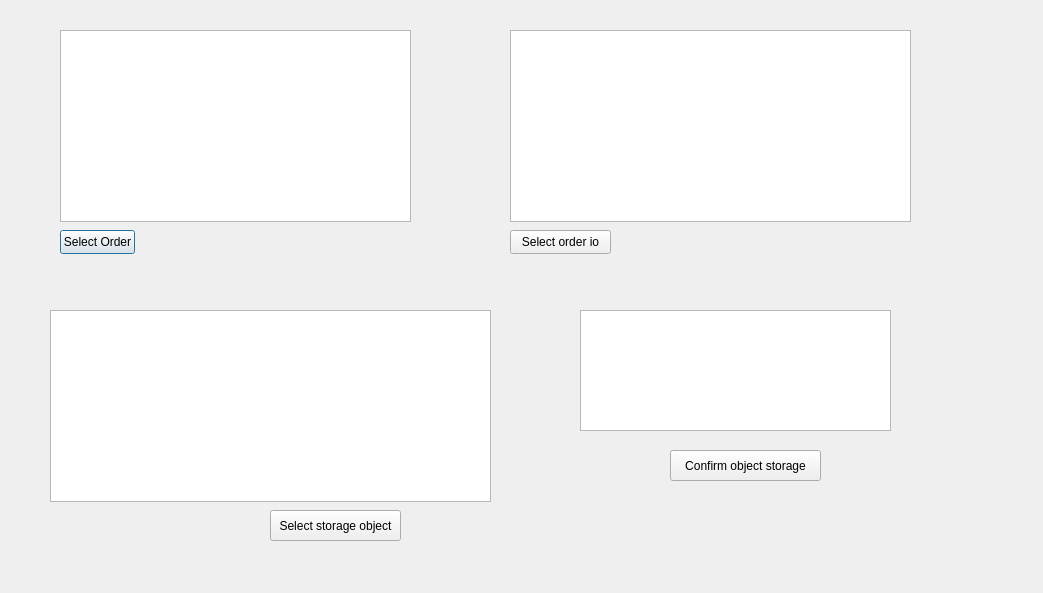
<?xml version="1.0" encoding="UTF-8"?>
<ui version="4.0">
 <class>ReciveOrder</class>
 <widget class="QDialog" name="ReciveOrder">
  <property name="geometry">
   <rect>
    <x>0</x>
    <y>0</y>
    <width>1043</width>
    <height>593</height>
   </rect>
  </property>
  <property name="windowTitle">
   <string>Dialog</string>
  </property>
  <widget class="QTableView" name="tableView_orders">
   <property name="geometry">
    <rect>
     <x>60</x>
     <y>30</y>
     <width>351</width>
     <height>192</height>
    </rect>
   </property>
  </widget>
  <widget class="QTableView" name="tableView_orders_io">
   <property name="geometry">
    <rect>
     <x>510</x>
     <y>30</y>
     <width>401</width>
     <height>192</height>
    </rect>
   </property>
  </widget>
  <widget class="QTableView" name="tableView_storage_object">
   <property name="geometry">
    <rect>
     <x>50</x>
     <y>310</y>
     <width>441</width>
     <height>192</height>
    </rect>
   </property>
  </widget>
  <widget class="QPushButton" name="pushButton_select_order">
   <property name="geometry">
    <rect>
     <x>60</x>
     <y>230</y>
     <width>75</width>
     <height>24</height>
    </rect>
   </property>
   <property name="text">
    <string>Select Order</string>
   </property>
  </widget>
  <widget class="QPushButton" name="pushButton_select_order_io">
   <property name="geometry">
    <rect>
     <x>510</x>
     <y>230</y>
     <width>101</width>
     <height>24</height>
    </rect>
   </property>
   <property name="text">
    <string>Select order io</string>
   </property>
  </widget>
  <widget class="QPushButton" name="pushButton_select_storage_object">
   <property name="geometry">
    <rect>
     <x>270</x>
     <y>510</y>
     <width>131</width>
     <height>31</height>
    </rect>
   </property>
   <property name="text">
    <string>Select storage object</string>
   </property>
  </widget>
  <widget class="QTableView" name="tableView_slot">
   <property name="geometry">
    <rect>
     <x>580</x>
     <y>310</y>
     <width>311</width>
     <height>121</height>
    </rect>
   </property>
  </widget>
  <widget class="QPushButton" name="pushButton_confirm_storage">
   <property name="geometry">
    <rect>
     <x>670</x>
     <y>450</y>
     <width>151</width>
     <height>31</height>
    </rect>
   </property>
   <property name="text">
    <string>Confirm object storage</string>
   </property>
  </widget>
 </widget>
 <resources/>
 <connections/>
</ui>
